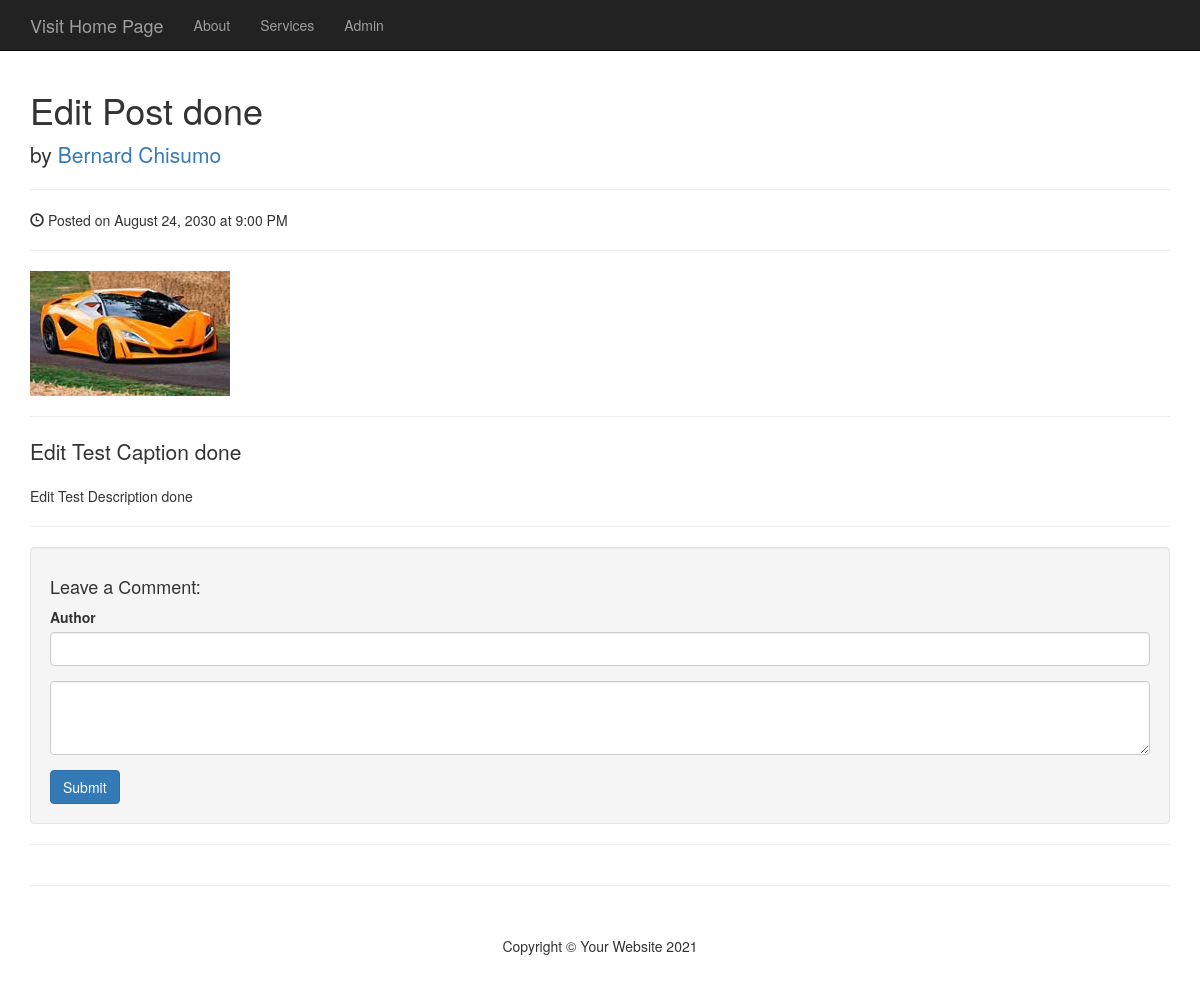
Screenshot of /photo.php?id=7 with the database file from the repository.
### tables this page shows
CREATE TABLE `photos` (
  `id` int(11) NOT NULL,
  `title` varchar(255) NOT NULL,
  `caption` varchar(255) NOT NULL,
  `description` text NOT NULL,
  `filename` varchar(255) NOT NULL,
  `alternative_text` text NOT NULL,
  `type` varchar(255) NOT NULL,
  `size` int(11) NOT NULL
);

### admin/includes/database.php (called while the page is built, shortened)
<?php
class Database {
      public $db;
      public function __construct()
      {
          $this->db = $this->open_db_connection();
      }
    public function open_db_connection()
    {
        $this->connection = new mysqli(
            DB_HOST,
            DB_USER,
            DB_PASS,
            DB_NAME);
        return $this->connection;
    }
    public  function  query($sql)
    {
        $result = $this->db->query($sql);
         return  $result ;
    }
}
$database = new Database();

### admin/includes/db_object.php (called while the page is built, shortened)
<?php
class  Db_object{
    protected static  $db_table ="users";
    public static  function find_by_id($id)
    {
        $the_result_array = static::find_by_query("SELECT * FROM "  . static::$db_table ." WHERE id = $id LIMIT 1");
        return !empty($the_result_array) ? array_shift($the_result_array) : false;
    }
    public  static  function  find_by_query($sql)
    {
        global $database;
        $result_set = $database->query($sql);
        $the_object_array = [];
        while($row = mysqli_fetch_array($result_set )){
            $the_object_array[] = static::instantantion($row);
        }
        return $the_object_array ;
    }
    public  static function instantantion($the_record)
    {
        $the_object = new $calling_class;
        foreach ($the_record as  $the_attribute => $value) {
            if ($the_object->has_the_attribute($the_attribute)){
                $the_object->$the_attribute = $value;
            }
        }
        return $the_object;
    }
    private  function  has_the_attribute($the_attribute)
    {
        $object_properties = get_object_vars($this);
        return  array_key_exists($the_attribute, $object_properties);
    }
}

### admin/includes/photo.php (called while the page is built, shortened)
<?php
class  Photo extends  Db_object
{
    public $filename;
   public  $upload_directory     = "images";
    public  function  picture_path()
    {
        return $this->upload_directory .DS. $this->filename;
    }
}

### photo.php (the view, shortened to what this page needs)
<?php include("includes/header.php"); ?>
<?php
$photo  = Photo::find_by_id($_GET['id']);
?>
<div class="row">
    <div class="col-lg-12">
        <h1><?php echo $photo->title; ?></h1>
        <p class="lead">
            by <a href="#">Bernard Chisumo</a>
        </p>
        <hr>
        <p><span class="glyphicon glyphicon-time"></span> Posted on August 24, 2030 at 9:00 PM</p>
        <hr>
        <img class="img-responsive" src="admin/<?php echo $photo->picture_path(); ?>" alt="">
        <hr>
        <p class="lead"><?php echo $photo->caption; ?></p>
        <p><?php echo $photo->description; ?></p>
        <hr>
        <div class="well">
            <h4>Leave a Comment:</h4>
            <form role="form" method="post">
                <div class="form-group">
                    <label for="author">Author</label>
                    <input type="text" name="author" class="form-control">
                </div>
                <div class="form-group">
                    <textarea name="body" class="form-control" rows="3"></textarea>
                </div>
                <button type="submit" name="submit" class="btn btn-primary">Submit</button>
            </form>
        </div>
        <hr>
    </div>
</div>
<?php include("includes/footer.php"); ?>

### css/blog-home.css (style rules this page uses)
body { padding-top: 70px; }

### rows the page displays
photos: title "Edit Post done", filename (picture), caption "Edit Test Caption done", description "Edit Test Description done"
